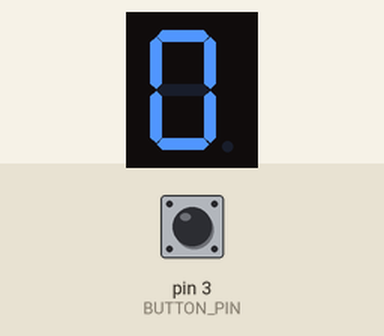
Recording of a sketch running on a simulated Arduino Uno, built with avr-gcc and run on an emulated ATmega328P. Shown: 1-digit seven-segment display. Wiring (inferred from the names in the program): 1-digit 7-segment display, segments lit when HIGH: segments pin 13, pin 12, pin 11, pin 10, pin 9, pin 8, pin 7. Inputs (shaded band) come from the test bench; at power-on: pin 3 (BUTTON_PIN) HIGH. The segment pins are drawn as the display they are named for.

Above: at 1.2 s.
1.3 s: pin 3 (BUTTON_PIN) pulled LOW for 0.15 s
At 2.5 s:
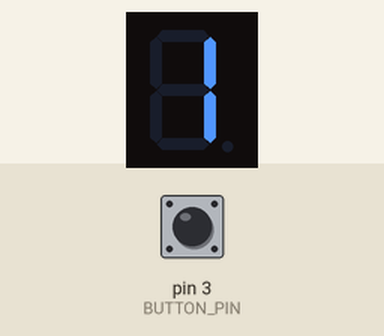
2.9 s: pin 3 (BUTTON_PIN) pulled LOW for 0.15 s
At 3.7 s:
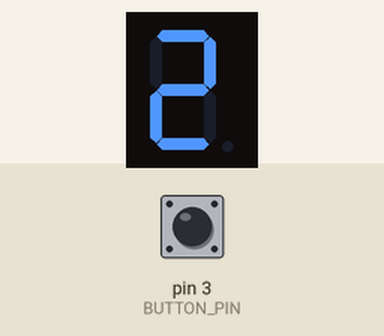
4.6 s: pin 3 (BUTTON_PIN) pulled LOW for 1 s
At 6.3 s:
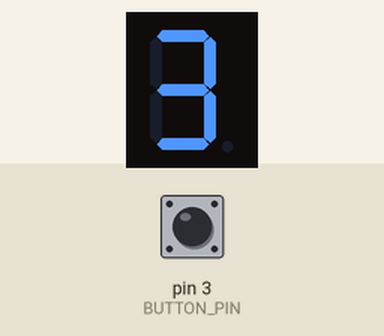
Timing chart, 0 to 7.8 s (numbered marks = the images above; inputs shaded):
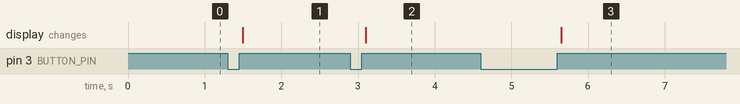

Measured:
- after the input at 1.3 s, the display: changes after 0.20 s (image 1)
- after the input at 2.9 s, the display: changes after 0.20 s (image 2)
- after the input at 4.6 s, the display: changes after 1.1 s (image 3)

The sketch:

seven_segment_button_counter.ino
```cpp
// seven_segment_button_counter.ino
// Single-digit 7-segment counter with one button.
// - Short press: increment 0..9 (wraps to 0)
// - Long press (>= 1000 ms): reset to 0
// Pins are fixed to the existing wiring:
//   BUTTON_PIN = D3 (INPUT_PULLUP)
//   segmentPins[0..6] = {13,12,11,10,9,8,7}  // segments a..g
//
// Display type:
//   Set COMMON_ANODE = false  -> common cathode (segment ON = HIGH)   [default]
//   Set COMMON_ANODE = true   -> common anode   (segment ON = LOW)
//
// Notes:
//   - Debounce: simple time-based filter.
//   - If your digit wiring order differs, adjust segmentPins order to match a..g.
//   - The bit layout in `numbers[]` is a..g mapped to bits 0..6.

#define BUTTON_PIN 3

// --- Configuration: display polarity ---
const bool COMMON_ANODE = false;  // false = common cathode (ON=HIGH), true = common anode (ON=LOW)

// Segment pins in the order: a, b, c, d, e, f, g
const int segmentPins[7] = {13, 12, 11, 10, 9, 8, 7};

// Segment bitmasks for digits 0..9 (bit0=a ... bit6=g)
const byte numbers[10] = {
  0b00111111,  // 0: a b c d e f
  0b00000110,  // 1:   b c
  0b01011011,  // 2: a b   d e   g
  0b01001111,  // 3: a b c d     g
  0b01100110,  // 4:   b c   f g
  0b01101101,  // 5: a   c d   f g
  0b01111101,  // 6: a   c d e f g
  0b00000111,  // 7: a b c
  0b01111111,  // 8: a b c d e f g
  0b01101111   // 9: a b c d   f g
};

// --- Button/press state ---
int counter = 0;
bool buttonState = HIGH;          // current raw read
bool lastButtonState = HIGH;      // previous raw read
unsigned long lastChangeTime = 0; // last time the raw state changed
const unsigned long debounceMs = 50;

unsigned long pressStartTime = 0; // when the press started
bool longPressHandled = false;

void setup() {
  pinMode(BUTTON_PIN, INPUT_PULLUP);     // internal pull-up, pressed = LOW
  for (int i = 0; i < 7; i++) {
    pinMode(segmentPins[i], OUTPUT);
  }
  displayNumber(counter);
}

void loop() {
  // --- Debounced button read (pressed = LOW) ---
  bool reading = digitalRead(BUTTON_PIN);

  if (reading != lastButtonState) {
    // edge or bounce detected; start debounce timer
    lastChangeTime = millis();
  }

  // If stable longer than debounce, treat as actual state transition
  if ((millis() - lastChangeTime) > debounceMs && reading != buttonState) {
    buttonState = reading;

    if (buttonState == LOW) {
      // Button pressed
      pressStartTime = millis();
      longPressHandled = false;
    } else {
      // Button released
      unsigned long pressDuration = millis() - pressStartTime;

      // Short press (not long)
      if (!longPressHandled && pressDuration >= 50 && pressDuration < 1000) {
        counter = (counter + 1) % 10;
        displayNumber(counter);
      }
    }
  }

  // Handle long press while the button is held
  if (buttonState == LOW && !longPressHandled) {
    if (millis() - pressStartTime >= 1000) {
      counter = 0;
      displayNumber(counter);
      longPressHandled = true;
    }
  }

  lastButtonState = reading;
}

// --- Display helpers ---

// Writes a raw 7-bit mask (a..g on bits 0..6) to the segment pins, honoring polarity
void writeSegments(byte mask) {
  for (int i = 0; i < 7; i++) {
    bool on = (mask >> i) & 0x01;            // ON for this segment?
    int level = COMMON_ANODE ? !on : on;     // invert if common anode
    digitalWrite(segmentPins[i], level ? HIGH : LOW);
  }
}

// Shows a decimal digit 0..9
void displayNumber(int num) {
  num = num % 10;
  writeSegments(numbers[num]);
}
```
